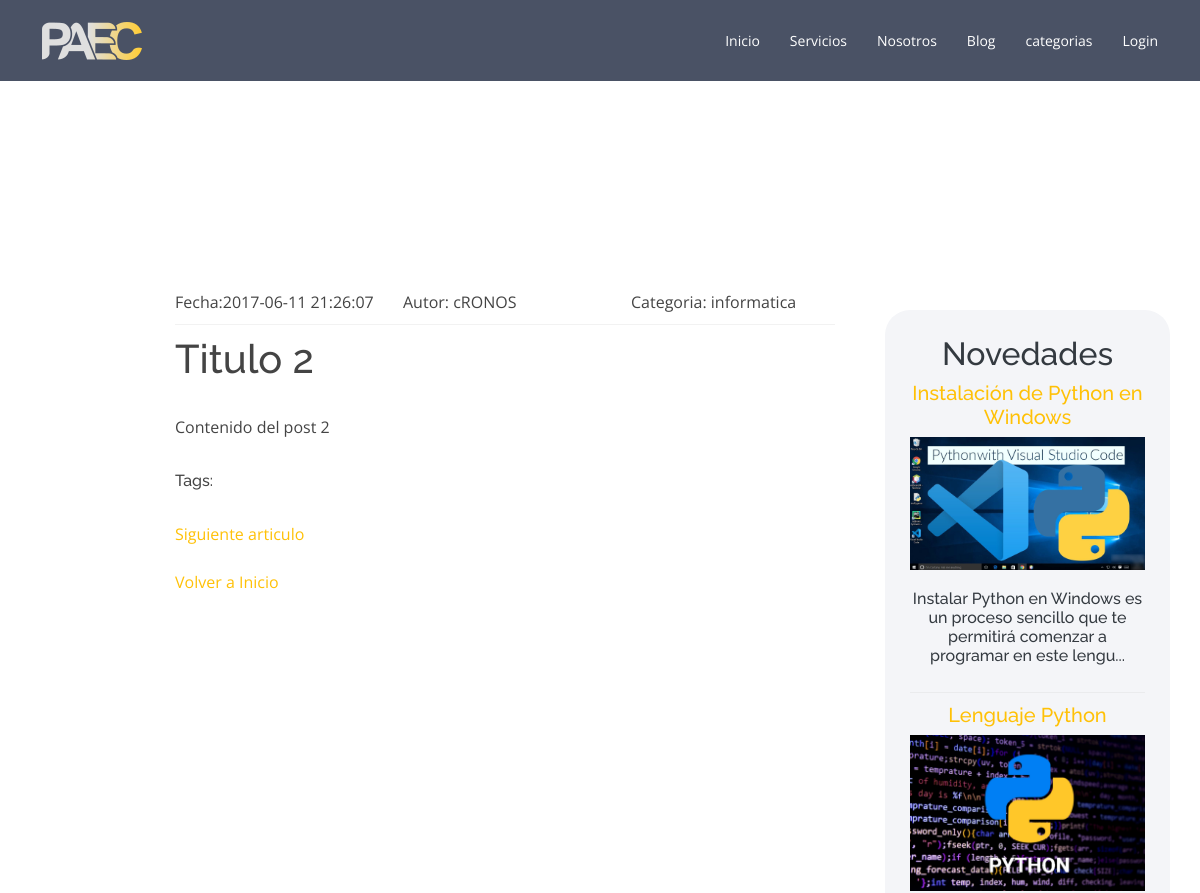
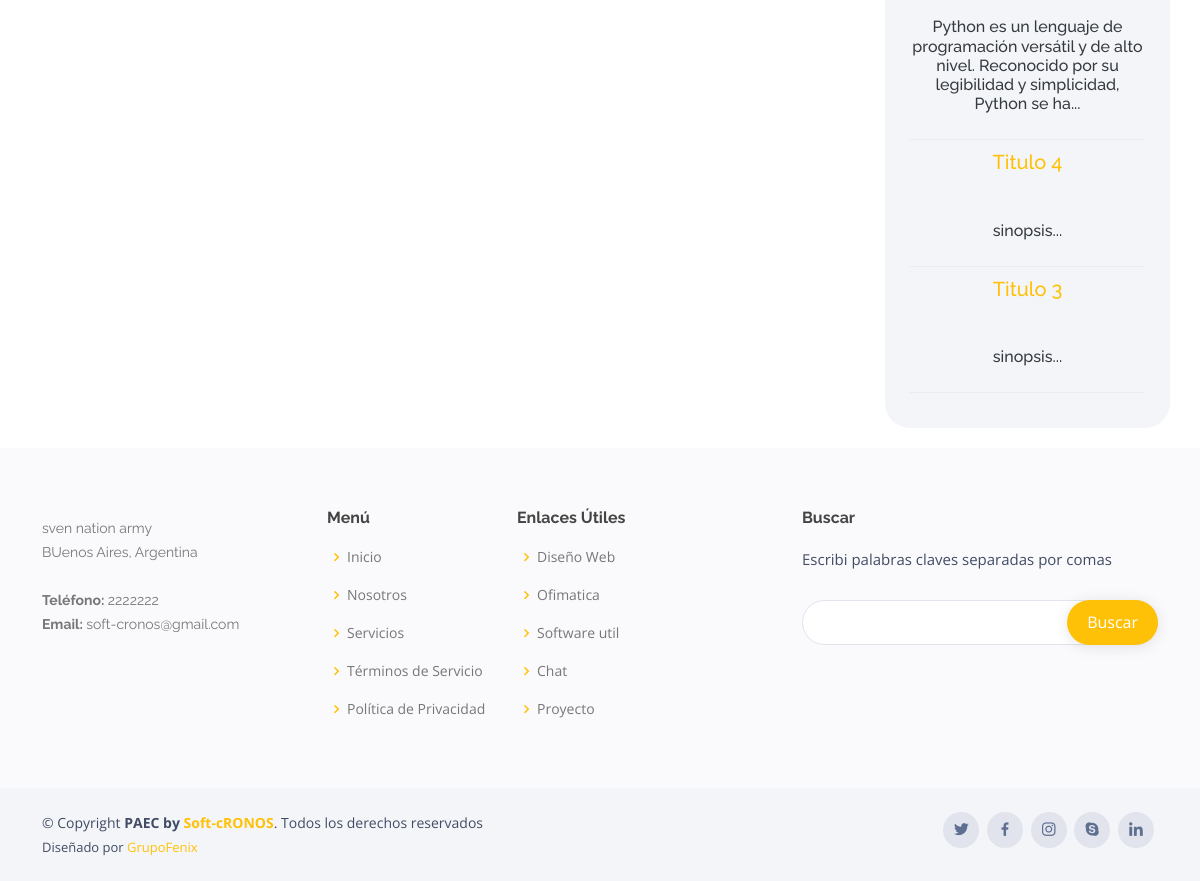
/post.php?id=2, run on the app's committed database (2 pictures, top to bottom).
### tables this page shows
CREATE TABLE post (
  id int(11) NOT NULL PRIMARY KEY AUTO_INCREMENT,
  id_categoria int NOT NULL,
  id_autor int NOT NULL,
  title varchar(200) NOT NULL,
  sinopsis varchar(800) NOT NULL,
  content TEXT NOT NULL,
  date timestamp NOT NULL DEFAULT CURRENT_TIMESTAMP ON UPDATE CURRENT_TIMESTAMP,
  image_url varchar(255) DEFAULT NULL,
  tags varchar(100),
  foreign key (id_categoria) references categorias(id_categoria),
  foreign key (id_autor) references autor(id_autor)
);

CREATE TABLE autor (
    id_autor INT NOT NULL PRIMARY KEY AUTO_INCREMENT,
    nick varchar(30) NOT NULL,
    nombre varchar(50),
    apellido varchar(50),
    mail varchar(50),
    profesion varchar(50)
);

CREATE TABLE categorias(
    id_categoria INT(3) NOT NULL PRIMARY KEY AUTO_INCREMENT,
    nombre varchar(30) NOT NULL,
    detalle varchar(100)
);

CREATE TABLE empresa (
    id_empresa INT NOT NULL PRIMARY KEY AUTO_INCREMENT,
    nombre varchar(30) NOT NULL,
    abreviatura varchar(5), 
    mail varchar(50),
    telefono varchar(50),
    direccion varchar(50),
    numero varchar(50)
);

### modulos/funciones.php (called while the page is built, shortened)
<?php
function openConex(){
    $conn = new mysqli(DBHOST, DBUSER, DBPWD, DBNAME);
    $conn->set_charset("utf8");
    return $conn;
}
function getPosts()
{
    $mysqli = openConex();
    $stmt = $mysqli -> prepare("SELECT p.id, p.title, p.sinopsis, p.content, p.date, p.image_url, a.nick AS nick, c.nombre AS categoria
                                FROM post p
                                INNER JOIN autor a ON p.id_autor = a.id_autor
                                INNER JOIN categorias c ON p.id_categoria = c.id_categoria
                                ORDER BY p.id DESC
                                LIMIT 30;");
    $stmt->execute();
    $result = $stmt->get_result();
    return $result;
}
function getPostById($id)
{
    $mysqli = openConex();
    $stmt = $mysqli -> prepare("SELECT p.id, p.title, p.sinopsis, p.content, p.date, p.image_url, a.nick AS nick, c.nombre AS categoria
                                FROM post p
                                INNER JOIN autor a ON p.id_autor = a.id_autor
                                INNER JOIN categorias c ON p.id_categoria = c.id_categoria
                                WHERE id = ?
                                ORDER BY p.id DESC");
    $stmt->bind_param("i", $id);
    $stmt->execute();
    $result = $stmt->get_result();
    $row = $result->fetch_assoc();
    return $row;
}
function getEmpresa()
{
    $conn = openConex();
    $stmt = $conn->prepare("SELECT * FROM empresa");
    $stmt->execute();
    $result = $stmt->get_result();
    $datos = $result->fetch_assoc();
    return $datos;
}
?>

### post.php (the view, shortened to what this page needs)
<?php
  require_once 'modulos/funciones.php';
  $post = getPostById($_GET['id']);
?>
<body>
  <main id="main">
  <div class="banner-post align-items-center justify-content-center" style="width: 100%; height: 290px; overflow: hidden;">
  </div>
    <section class="inner-page">
      <div class="container">
        <div class="row">
            <div class="col-1">
            </div>
            <div class="col contenido">
              <div class=row>
                <div class="col">
                  <div>Fecha:<?php echo $post['date'] ?></div>
                </div>
                <div class="col">
                  <div>Autor: <?php echo $post['nick'] ?></div>
                </div>
                <div class="col">
                  <div>Categoria: <?php echo $post['categoria'] ?></div>
                </div>
              </div>
              <hr class="separator">
              <h1><?php echo $post['title'] ?></h1>
              <br>
              <div>
                <?php echo $post['content'] ?>
              </div>
              <div class="post-footer">
                <div>
                  <h6>Tags:
                  </h6>
                </div>
                <br>
                  <a href="post.php?id=<?php echo intval($_GET['id']) + 1 ?>">Siguiente articulo</a>
                <br>
                <br>
                  <a href="index.php">Volver a Inicio</a>
              </div>
            </div>
            <div class="col-3 rightbar align-items-center justify-content-center">
              <?php
                include "themes/rightbar.php";
              ?>
            </div>
        </div>
      </div>
    </section>
  </main>
  <?php
  include "themes/footer.php";
  ?>
</body>
</html>

### themes/rightbar.php (shortened to what this page needs)
<h2>Novedades <?php
$posts = getPosts();
$contador = 0; ?></h2>
<ul  style="list-style: none;">
<?php foreach ($posts as $post):
    if ($contador < 4) {?>
<li>
<h6>
<a href="post.php?id=<?php echo $post['id'] ?>">
    <div class="row">
    <h5><?php echo $post['title'] ?></h5>
    </div>
    <div class="row">
    <div class="col">
        <img src="<?php echo $post['image_url'] ?>" class="img-fluid" alt="">
        <p><?php echo $post['sinopsis'] ?>...</p>
    </div>
    </div>
</a>
</li>
<hr class="separator">
<?php
        $contador++;
    }
endforeach; ?>

### themes/footer.php
<footer id="footer">
  <div class="footer-top">
      <div class="container">
          <div class="row">
              <div class="col-lg-3 col-md-6 footer-contact">
                  <h3><?php
                  $datos_empresa = getEmpresa();
                  $direccion =
                  $telefono = $datos_empresa['telefono'];
                  $mail = $datos_empresa['mail'];
                  echo $nombre; ?></h3>
                  <p>
                      <?php echo $datos_empresa['direccion'];; ?><br>
                      BUenos Aires, Argentina<br><br>
                      <strong>Teléfono: </strong><?php echo $telefono; ?><br>
                      <strong>Email: </strong><?php echo $mail; ?><br>
                  </p>
              </div>
              <div class="col-lg-2 col-md-6 footer-links">
                  <h4>Menú</h4>
                  <ul>
                      <li><i class="bx bx-chevron-right"></i> <a href="#">Inicio</a></li>
                      <li><i class="bx bx-chevron-right"></i> <a href="#">Nosotros</a></li>
                      <li><i class="bx bx-chevron-right"></i> <a href="#">Servicios</a></li>
                      <li><i class="bx bx-chevron-right"></i> <a href="#">Términos de Servicio</a></li>
                      <li><i class="bx bx-chevron-right"></i> <a href="#">Política de Privacidad</a></li>
                  </ul>
              </div>
              <div class="col-lg-3 col-md-6 footer-links">
                  <h4>Enlaces Útiles</h4>
                  <ul>
                      <li><i class="bx bx-chevron-right"></i> <a href="#">Diseño Web</a></li>
                      <li><i class="bx bx-chevron-right"></i> <a href="#">Ofimatica</a></li>
                      <li><i class="bx bx-chevron-right"></i> <a href="#">Software util</a></li>
                      <li><i class="bx bx-chevron-right"></i> <a href="#">Chat</a></li>
                      <li><i class="bx bx-chevron-right"></i> <a href="#">Proyecto</a></li>
                  </ul>
              </div>
              <div class="col-lg-4 col-md-6 footer-newsletter">
                  <h4>Buscar</h4>
                  <p>Escribi palabras claves separadas por comas</p>
                  <form action="" method="post">
                      <input type="email" name="email"><input type="submit" value="Buscar">
                  </form>
              </div>
          </div>
      </div>
  </div>
  <div class="container d-md-flex py-4">
      <div class="me-md-auto text-center text-md-start">
          <div class="copyright">
            &copy; Copyright <strong><span>PAEC by <a href="https://soft-cronos.com/">Soft-cRONOS</a></span></strong>. Todos los derechos reservados
          </div>
          <div class="credits">
              Diseñado por <a href="https://grupofenix.ar/">GrupoFenix</a>
          </div>
      </div>
      <div class="social-links text-center text-md-right pt-3 pt-md-0">
          <a href="#" class="twitter"><i class="bx bxl-twitter"></i></a>
          <a href="#" class="facebook"><i class="bx bxl-facebook"></i></a>
          <a href="#" class="instagram"><i class="bx bxl-instagram"></i></a>
          <a href="#" class="google-plus"><i class="bx bxl-skype"></i></a>
          <a href="#" class="linkedin"><i class="bx bxl-linkedin"></i></a>
      </div>
  </div>
</footer>

### assets/css/style.css (style rules this page uses)
body { font-family: "Open Sans", sans-serif; color: #444444; }
a { color: #ffc107; text-decoration: none; }
h1, h2, h3, h4, h5, h6 { font-family: "Raleway", sans-serif; }
.separator { border: none; border-top: 1px solid #ccc; margin: 10px 0; }
.banner-post { --bs-gutter-x: 1.5rem; --bs-gutter-y: 0; display: flex; flex-wrap: wrap; margin-top: calc(-1 * var(--bs-gutter-y)); margin-right: calc(-.5 * var(--bs-gutter-x)); margin-left: calc(-.5 * var(--bs-gutter-x)); height: 250px; overflow: hidden; }
.contenido { padding: 50px; background-color: white; margin-top: -70px; border-radius: 30px; }
.rightbar { margin: 0; padding: 25px; background-color: #f4f5f8; border-radius: 25px; list-style: none; align-items: center; text-align: center; color:#343a40; }
.rightbar p { margin-top: 1.2rem; color:#343a40; }
.rightbar ul { margin:0; padding:0; }
.post-footer { padding-top:2rem; }
#header { transition: all 0.5s; z-index: 997; padding: 20px 0; background: rgba(55, 64, 85, 0.9); }
#header .logo { font-size: 28px; margin: 0; padding: 0; line-height: 1; font-weight: 600; letter-spacing: 2px; font-family: "Poppins", sans-serif; }
#header .logo img { max-height: 40px; }
.navbar { padding: 0; }
.navbar ul { margin: 0; padding: 0; display: flex; list-style: none; align-items: center; }
.navbar li { position: relative; }
.navbar a, .navbar a:focus { display: flex; align-items: center; justify-content: space-between; padding: 10px 0 10px 30px; color: #fff; font-size: 14px; white-space: nowrap; transition: 0.3s; }
section { padding: 20px 0; }
#footer { color: #414c64; font-size: 14px; background: #f4f5f8; }
#footer .footer-top { padding: 60px 0 30px 0; background: #fafafc; }
#footer .footer-top .footer-contact { margin-bottom: 30px; }
#footer .footer-top .footer-contact p { font-size: 14px; line-height: 24px; margin-bottom: 0; font-family: "Raleway", sans-serif; color: #777777; }
#footer .footer-top h4 { font-size: 16px; font-weight: bold; color: #444444; position: relative; padding-bottom: 12px; }
#footer .footer-top .footer-links { margin-bottom: 30px; }
#footer .footer-top .footer-links ul { list-style: none; padding: 0; margin: 0; }
#footer .footer-top .footer-links ul i { padding-right: 2px; color: #ffc107; font-size: 18px; line-height: 1; }
#footer .footer-top .footer-links ul li { padding: 10px 0; display: flex; align-items: center; }
#footer .footer-top .footer-links ul li:first-child { padding-top: 0; }
#footer .footer-top .footer-links ul a { color: #777777; transition: 0.3s; display: inline-block; line-height: 1; }
#footer .footer-newsletter { font-size: 15px; }
#footer .footer-newsletter h4 { font-size: 16px; font-weight: bold; color: #444444; position: relative; padding-bottom: 12px; }
#footer .footer-newsletter form { margin-top: 30px; background: #fff; padding: 6px 10px; position: relative; border-radius: 50px; text-align: left; border: 1px solid #e1e4ec; }
#footer .footer-newsletter form input[type=email] { border: 0; padding: 4px 8px; width: calc(100% - 100px); }
#footer .footer-newsletter form input[type=submit] { position: absolute; top: -1px; right: -1px; bottom: -1px; border: 0; background: none; font-size: 16px; padding: 0 20px; background: #ffc107; color: #fff; transition: 0.3s; border-radius: 50px; box-shadow: 0px 2px 15px rgba(0, 0, 0, 0.1); }
#footer .credits { padding-top: 5px; font-size: 13px; }
#footer .social-links a { font-size: 18px; display: inline-block; background: #e1e4ec; color: #5f6f92; line-height: 1; padding: 8px 0; margin-right: 4px; border-radius: 50%; text-align: center; width: 36px; height: 36px; transition: 0.3s; }

### data on the page
post: date "2017-06-11 21:26:07", id_autor.nick "cRONOS", id_categoria.nombre "informatica", title "Titulo 2", content "Contenido del post 2"
post: title "Instalación de Python en Windows", image_url (picture), sinopsis "Instalar Python en Windows es un proceso sencillo que te permitirá comenzar a programar en este lengu"
post: title "Lenguaje Python", image_url (picture), sinopsis "Python es un lenguaje de programación versátil y de alto nivel. Reconocido por su legibilidad y simplicidad, Python se ha"
post: title "Titulo 4", sinopsis "sinopsis"
post: title "Titulo 3", sinopsis "sinopsis"
empresa: direccion "sven nation army", telefono "2222222", mail "soft-cronos@gmail.com"
